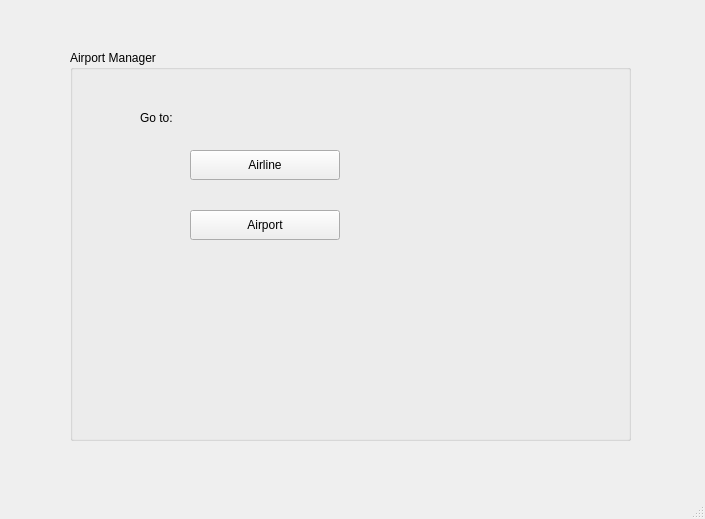
<?xml version="1.0" encoding="UTF-8"?>
<ui version="4.0">
 <class>MainWindow</class>
 <widget class="QMainWindow" name="MainWindow">
  <property name="geometry">
   <rect>
    <x>0</x>
    <y>0</y>
    <width>705</width>
    <height>519</height>
   </rect>
  </property>
  <property name="windowTitle">
   <string>MainWindow</string>
  </property>
  <widget class="QWidget" name="centralwidget">
   <widget class="QGroupBox" name="groupBox">
    <property name="geometry">
     <rect>
      <x>70</x>
      <y>50</y>
      <width>561</width>
      <height>391</height>
     </rect>
    </property>
    <property name="font">
     <font>
      <pointsize>9</pointsize>
     </font>
    </property>
    <property name="title">
     <string>Airport Manager</string>
    </property>
    <widget class="QPushButton" name="pushButton">
     <property name="geometry">
      <rect>
       <x>120</x>
       <y>100</y>
       <width>150</width>
       <height>30</height>
      </rect>
     </property>
     <property name="text">
      <string>Airline</string>
     </property>
    </widget>
    <widget class="QPushButton" name="pushButton_2">
     <property name="geometry">
      <rect>
       <x>120</x>
       <y>160</y>
       <width>150</width>
       <height>30</height>
      </rect>
     </property>
     <property name="text">
      <string>Airport</string>
     </property>
    </widget>
    <widget class="QLabel" name="label_2">
     <property name="geometry">
      <rect>
       <x>70</x>
       <y>60</y>
       <width>55</width>
       <height>16</height>
      </rect>
     </property>
     <property name="text">
      <string>Go to:</string>
     </property>
    </widget>
   </widget>
  </widget>
  <widget class="QMenuBar" name="menubar">
   <property name="geometry">
    <rect>
     <x>0</x>
     <y>0</y>
     <width>705</width>
     <height>26</height>
    </rect>
   </property>
  </widget>
  <widget class="QStatusBar" name="statusbar"/>
 </widget>
 <resources/>
 <connections/>
</ui>
